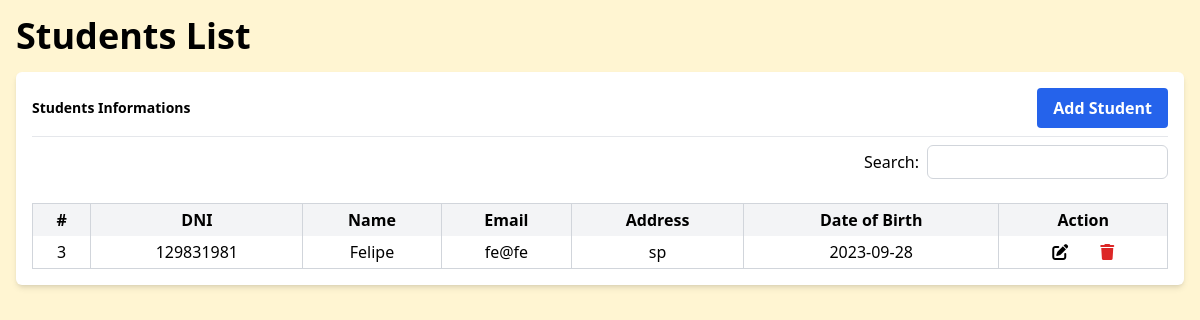
The page /src/users/adm/students.php on the database its author committed.
### tables this page shows
CREATE TABLE IF NOT EXISTS `student` (
  `id` int NOT NULL AUTO_INCREMENT,
  `DNI` varchar(255) NOT NULL,
  `name` varchar(255) NOT NULL,
  `email` varchar(255) NOT NULL,
  `psswrd` varchar(255) NOT NULL,
  `address` varchar(255) DEFAULT NULL,
  `dbirth` date DEFAULT NULL,
  `grades` varchar(255) NOT NULL,
  `class_sl` int NOT NULL,
  PRIMARY KEY (`id`),
  UNIQUE KEY `DNI` (`DNI`),
  UNIQUE KEY `email` (`email`),
  KEY `class_sl` (`class_sl`)
);

### src/users/adm/students.php (the view, shortened to what this page needs)
<?php
require '../../../handle_db/connection.php';
$query = "SELECT id, DNI, name, email, address, dbirth, 'student' as del FROM student";
$result = $mysqli->query($query);
?>
<!DOCTYPE html>
<html lang="en">
<head>
    <link href="/dist/output.css" rel="stylesheet">
</head>
<body class="p-4 bg-[#FFF5D2]">
    <h1 class="mb-4 text-4xl font-semibold">Students List</h1>
    <div class="p-4 mb-4 bg-white rounded-md shadow-md">
        <div class="flex items-center justify-between pb-2 mb-2 border-b border-gray-200">
            <p class="text-sm font-semibold">Students Informations</p>
            <a href="student_add.php" class="px-4 py-2 font-bold text-white bg-blue-600 rounded hover:bg-blue-800">Add Student</a>
        </div>
        <div class="flex items-center justify-end">
            <label for="search" class="mr-2">Search:</label>
            <input type="text" id="search" class="p-1 border border-gray-300 rounded-md focus:border-blue-500 focus:outline-none">
        </div>
        <br>
        <table id="search-table" class="w-full border border-gray-300 rounded-md">
            <thead class="bg-gray-100">
                <tr>
                    <th class="px-2 py-1 border-r border-gray-300">#</th>
                    <th class="px-2 py-1 border-r border-gray-300">DNI</th>
                    <th class="px-2 py-1 border-r border-gray-300">Name</th>
                    <th class="px-2 py-1 border-r border-gray-300">Email</th>
                    <th class="px-2 py-1 border-r border-gray-300">Address</th>
                    <th class="px-2 py-1 border-r border-gray-300">Date of Birth</th>
                    <th class="px-2 py-1">Action</th>
                </tr>
            </thead>
            <tbody>
                <?php
                while ($row = $result->fetch_assoc()) {
                    echo "<tr class='text-center'>";
                    echo "<td class='px-2 py-1 border-r border-gray-300'>" . $row['id'] . "</td>";
                    echo "<td class='px-2 py-1 border-r border-gray-300'>" . $row['DNI'] . "</td>";
                    echo "<td class='px-2 py-1 border-r border-gray-300'>" . $row['name'] . "</td>";
                    echo "<td class='px-2 py-1 border-r border-gray-300'>" . $row['email'] . "</td>";
                    echo "<td class='px-2 py-1 border-r border-gray-300'>" . $row['address'] . "</td>";
                    echo "<td class='px-2 py-1 border-r border-gray-300'>" . $row['dbirth'] . "</td>";
                    echo "<td class='px-2 py-1 text-center'>";
                    echo "<a href='student_edit.php?student_id=" . $row['id'] . "'><i class='pr-8 fas fa-edit'></i></a>";
                    echo "<a href='/handle_db/delete_db.php?email=" . $row['email'] . "&permission=student'><i class='text-red-600 fas fa-trash'></i></a>";
                    echo "</td>";
                    echo "</tr>";
                }
                ?>
            </tbody>
        </table>
    </div>
</body>
</html>

### rows shown on the page
student: id "3", DNI "129831981", name "Felipe", email "fe@fe", address "sp", dbirth "2023-09-28"
